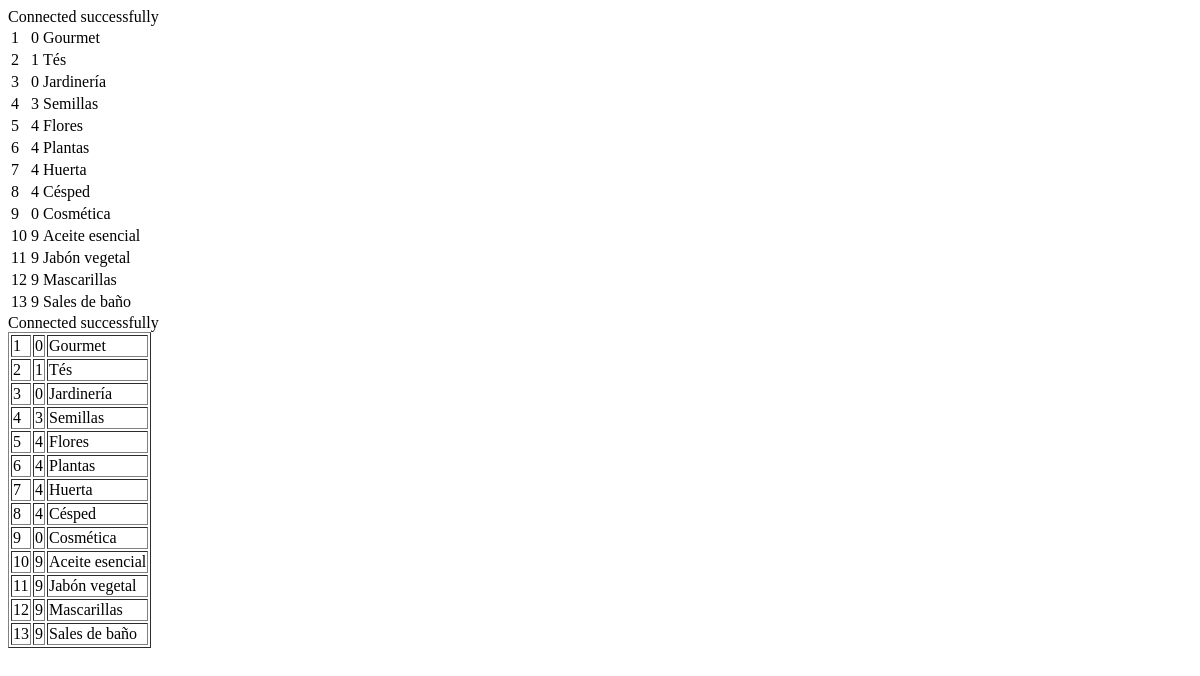
The app's page /desplegar_arbol.php, older data.
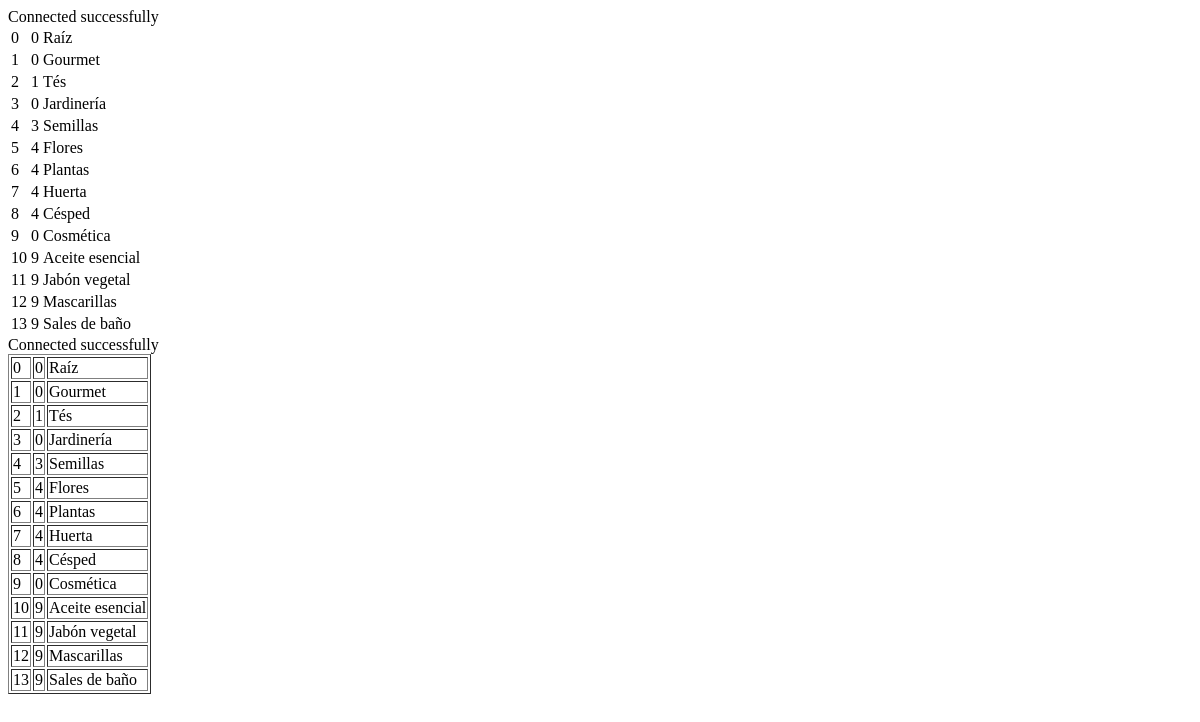
The same page, newer data.
### tables this page shows
CREATE TABLE `cattree` (
  `idcattree` int(11) NOT NULL,
  `idparentcat` int(11) DEFAULT NULL,
  `description` varchar(45) DEFAULT NULL
);

### desplegar_arbol.php (the view, shortened to what this page needs)
<html>
 <head>
 </head>
 <body>
<?php
$link = mysqli_connect('localhost', 'root', 'root')
    or die('No se pudo conectar: ' . mysql_error());
echo 'Connected successfully';
mysqli_select_db($link,'ebotanicoandino') or die('No se pudo seleccionar la base de datos');
mysqli_query($link,"SET NAMES 'utf8'");
$query = 'SELECT * FROM cattree';
$result = mysqli_query($link,$query) or die('Consulta fallida: ' . mysqli_error($link));
echo "<table>\n";
while ($line = mysqli_fetch_array($result, MYSQLI_ASSOC)) {
    echo "\t<tr>\n";
    foreach ($line as $col_value) {
        echo "\t\t<td>$col_value</td>\n";
    }
    echo "\t</tr>\n";
}
echo "</table>\n";
$link = mysqli_connect('localhost', 'root', 'root')
or die('No se pudo conectar: ' . mysql_error());
echo 'Connected successfully';
mysqli_select_db($link,'ebotanicoandino') or die('No se pudo seleccionar la base de datos');
mysqli_query($link,"SET NAMES 'utf8'");
$query = 'SELECT * FROM cattree';
$result = mysqli_query($link,$query) or die('Consulta fallida: ' . mysqli_error($link));
echo "<table border=1>\n";
while ($line = mysqli_fetch_array($result, MYSQLI_ASSOC)) {
echo "\t<tr>\n";
foreach ($line as $col_value) {
    echo "\t\t<td>$col_value</td>\n";
}
echo "\t</tr>\n";
}
echo "</table>\n";
?>
</body>
</html>

Row changes from the older to the newer data that the page shows:
added cattree: col_value "0", description "Raíz"
